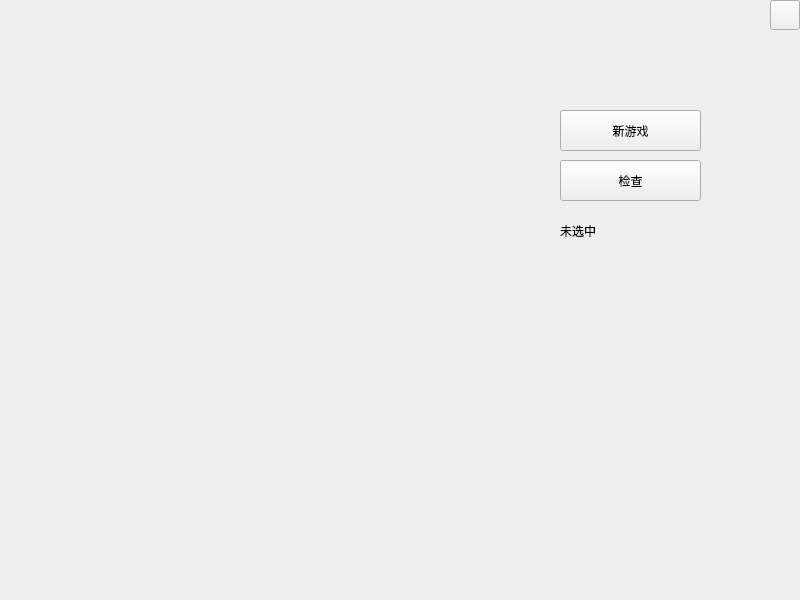
<?xml version="1.0" encoding="UTF-8"?>
<ui version="4.0">
 <class>GameBoard_2</class>
 <widget class="QWidget" name="GameBoard_2">
  <property name="geometry">
   <rect>
    <x>0</x>
    <y>0</y>
    <width>800</width>
    <height>600</height>
   </rect>
  </property>
  <property name="windowTitle">
   <string>Form</string>
  </property>
  <widget class="QPushButton" name="btn_newGame">
   <property name="geometry">
    <rect>
     <x>560</x>
     <y>110</y>
     <width>141</width>
     <height>41</height>
    </rect>
   </property>
   <property name="text">
    <string>新游戏</string>
   </property>
  </widget>
  <widget class="QPushButton" name="btn_check">
   <property name="geometry">
    <rect>
     <x>560</x>
     <y>160</y>
     <width>141</width>
     <height>41</height>
    </rect>
   </property>
   <property name="text">
    <string>检查</string>
   </property>
  </widget>
  <widget class="QPushButton" name="btn_exit">
   <property name="geometry">
    <rect>
     <x>770</x>
     <y>0</y>
     <width>30</width>
     <height>30</height>
    </rect>
   </property>
   <property name="styleSheet">
    <string notr="true">image: url(:/img/exit.png);
hover{
	background-color:rgb(255,0,0,150);
}
pressed{
	background-color:rgb(255,0,0,100);
}
</string>
   </property>
   <property name="text">
    <string/>
   </property>
  </widget>
  <widget class="QLabel" name="label_loc">
   <property name="geometry">
    <rect>
     <x>560</x>
     <y>210</y>
     <width>141</width>
     <height>42</height>
    </rect>
   </property>
   <property name="styleSheet">
    <string notr="true">font: 16pt &quot;黑体&quot;;</string>
   </property>
   <property name="text">
    <string>未选中</string>
   </property>
  </widget>
  <widget class="QFrame" name="frame_sudoku">
   <property name="geometry">
    <rect>
     <x>0</x>
     <y>0</y>
     <width>800</width>
     <height>600</height>
    </rect>
   </property>
   <property name="styleSheet">
    <string notr="true">background-image: url(:/img/gameboard.png);
background-repeat:no-repeat;
background-position:center;
border-radius:15px;</string>
   </property>
   <property name="frameShape">
    <enum>QFrame::Shape::StyledPanel</enum>
   </property>
   <property name="frameShadow">
    <enum>QFrame::Shadow::Raised</enum>
   </property>
  </widget>
  <zorder>frame_sudoku</zorder>
  <zorder>btn_newGame</zorder>
  <zorder>btn_check</zorder>
  <zorder>btn_exit</zorder>
  <zorder>label_loc</zorder>
 </widget>
 <resources/>
 <connections/>
</ui>
